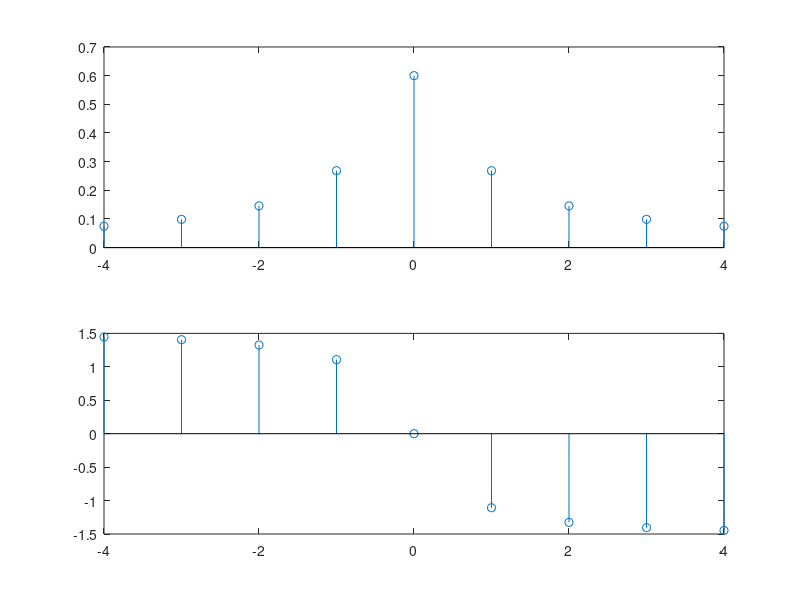

Here is the MATLAB script that generated this plot:
To = pi;%% periodic time
Wo = 2*pi/To;
n = linspace(-4, 4, 9);
an = (0.6 ./ (1 + (4 * n .^ 2)));
%The .^ operator ensures element-wise squaring of 𝑛, and the ./ operator ensures element-wise division.
bn = 0.6 * (2 * n ./ (1 + 4 * n .^ 2));
cn = ((an .^ 2 + bn .^ 2) .^ (1/2));
theta = atan(-2 * n);%tan inverse
figure;
subplot(2,1,1)
stem(n , abs(cn))%discrete plot 

subplot(2,1,2)
stem(n , theta)


